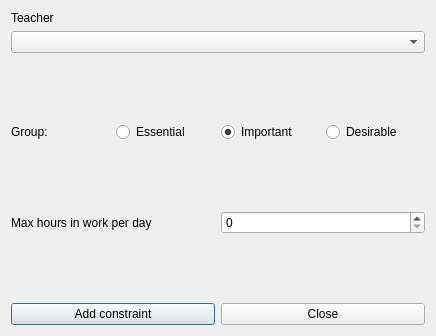
<?xml version="1.0" encoding="UTF-8"?>
<ui version="4.0">
 <class>AddConstraintTeacherMaxHoursInWorkDailyForm_template</class>
 <widget class="QDialog" name="AddConstraintTeacherMaxHoursInWorkDailyForm_template">
  <property name="geometry">
   <rect>
    <x>0</x>
    <y>0</y>
    <width>436</width>
    <height>336</height>
   </rect>
  </property>
  <property name="windowTitle">
   <string extracomment="This is the title of the dialog to add a new constraint of this type">Add teacher max hours in work daily</string>
  </property>
  <layout class="QVBoxLayout" name="verticalLayout_2">
   <item>
    <layout class="QVBoxLayout" name="verticalLayout">
     <item>
      <widget class="QLabel" name="teacherTextLabel">
       <property name="frameShape">
        <enum>QFrame::NoFrame</enum>
       </property>
       <property name="frameShadow">
        <enum>QFrame::Plain</enum>
       </property>
       <property name="text">
        <string>Teacher</string>
       </property>
       <property name="wordWrap">
        <bool>false</bool>
       </property>
      </widget>
     </item>
     <item>
      <widget class="QComboBox" name="teachersComboBox">
       <property name="editable">
        <bool>false</bool>
       </property>
       <property name="insertPolicy">
        <enum>QComboBox::NoInsert</enum>
       </property>
       <property name="autoCompletion">
        <bool>false</bool>
       </property>
       <property name="duplicatesEnabled">
        <bool>false</bool>
       </property>
      </widget>
     </item>
    </layout>
   </item>
   <item>
    <spacer name="verticalSpacer">
     <property name="orientation">
      <enum>Qt::Vertical</enum>
     </property>
     <property name="sizeHint" stdset="0">
      <size>
       <width>20</width>
       <height>31</height>
      </size>
     </property>
    </spacer>
   </item>
   <item>
    <layout class="QHBoxLayout" name="horizontalLayout_4">
     <item>
      <widget class="QLabel" name="groupTextLabel">
       <property name="text">
        <string>Group:</string>
       </property>
      </widget>
     </item>
     <item>
      <widget class="QRadioButton" name="essentialRadioButton">
       <property name="text">
        <string>Essential</string>
       </property>
      </widget>
     </item>
     <item>
      <widget class="QRadioButton" name="importantRadioButton">
       <property name="text">
        <string>Important</string>
       </property>
       <property name="checked">
        <bool>true</bool>
       </property>
      </widget>
     </item>
     <item>
      <widget class="QRadioButton" name="desirableRadioButton">
       <property name="text">
        <string>Desirable</string>
       </property>
      </widget>
     </item>
    </layout>
   </item>
   <item>
    <spacer name="verticalSpacer_2">
     <property name="orientation">
      <enum>Qt::Vertical</enum>
     </property>
     <property name="sizeHint" stdset="0">
      <size>
       <width>20</width>
       <height>29</height>
      </size>
     </property>
    </spacer>
   </item>
   <item>
    <layout class="QHBoxLayout" name="horizontalLayout_2">
     <item>
      <widget class="QLabel" name="maxHoursTextLabel">
       <property name="frameShape">
        <enum>QFrame::NoFrame</enum>
       </property>
       <property name="frameShadow">
        <enum>QFrame::Plain</enum>
       </property>
       <property name="text">
        <string>Max hours in work per day</string>
       </property>
       <property name="wordWrap">
        <bool>false</bool>
       </property>
      </widget>
     </item>
     <item>
      <widget class="QSpinBox" name="maxHoursSpinBox"/>
     </item>
    </layout>
   </item>
   <item>
    <spacer name="verticalSpacer_3">
     <property name="orientation">
      <enum>Qt::Vertical</enum>
     </property>
     <property name="sizeHint" stdset="0">
      <size>
       <width>20</width>
       <height>31</height>
      </size>
     </property>
    </spacer>
   </item>
   <item>
    <layout class="QHBoxLayout" name="horizontalLayout">
     <item>
      <widget class="QPushButton" name="addConstraintPushButton">
       <property name="text">
        <string>Add constraint</string>
       </property>
      </widget>
     </item>
     <item>
      <widget class="QPushButton" name="closePushButton">
       <property name="text">
        <string>Close</string>
       </property>
      </widget>
     </item>
    </layout>
   </item>
  </layout>
 </widget>
 <layoutdefault spacing="6" margin="11"/>
 <resources/>
 <connections/>
</ui>
